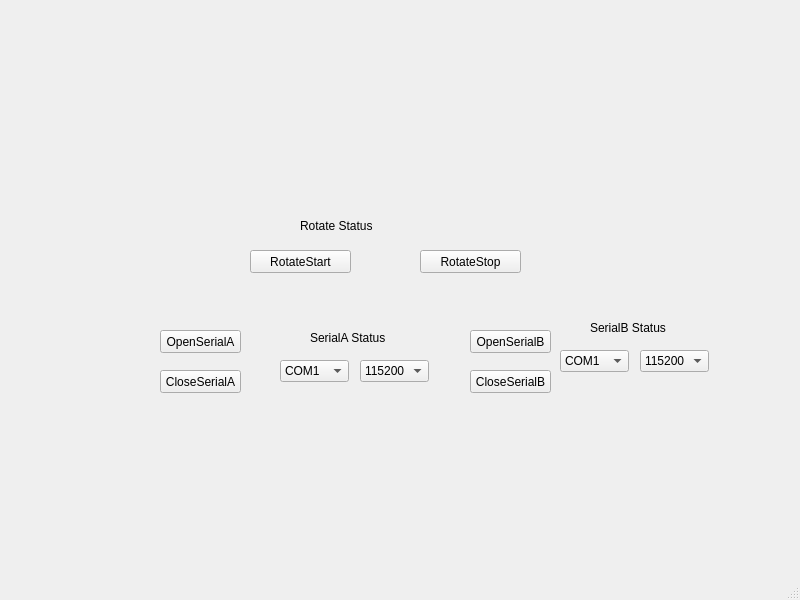
<?xml version="1.0" encoding="UTF-8"?>
<ui version="4.0">
 <class>MainWindow</class>
 <widget class="QMainWindow" name="MainWindow">
  <property name="geometry">
   <rect>
    <x>0</x>
    <y>0</y>
    <width>800</width>
    <height>600</height>
   </rect>
  </property>
  <property name="windowTitle">
   <string>MainWindow</string>
  </property>
  <widget class="QWidget" name="centralwidget">
   <widget class="QPushButton" name="openButtonA">
    <property name="geometry">
     <rect>
      <x>160</x>
      <y>330</y>
      <width>81</width>
      <height>23</height>
     </rect>
    </property>
    <property name="text">
     <string>OpenSerialA</string>
    </property>
   </widget>
   <widget class="QLabel" name="statusLabelA">
    <property name="geometry">
     <rect>
      <x>310</x>
      <y>330</y>
      <width>91</width>
      <height>16</height>
     </rect>
    </property>
    <property name="text">
     <string>SerialA Status</string>
    </property>
   </widget>
   <widget class="QLabel" name="statusLabelB">
    <property name="geometry">
     <rect>
      <x>590</x>
      <y>320</y>
      <width>81</width>
      <height>16</height>
     </rect>
    </property>
    <property name="text">
     <string>SerialB Status</string>
    </property>
   </widget>
   <widget class="QComboBox" name="portComboBoxA">
    <property name="geometry">
     <rect>
      <x>280</x>
      <y>360</y>
      <width>69</width>
      <height>22</height>
     </rect>
    </property>
    <item>
     <property name="text">
      <string>COM1</string>
     </property>
    </item>
    <item>
     <property name="text">
      <string>COM2</string>
     </property>
    </item>
    <item>
     <property name="text">
      <string>COM3</string>
     </property>
    </item>
    <item>
     <property name="text">
      <string>COM4</string>
     </property>
    </item>
    <item>
     <property name="text">
      <string>COM5</string>
     </property>
    </item>
   </widget>
   <widget class="QComboBox" name="baudComboBoxB">
    <property name="geometry">
     <rect>
      <x>640</x>
      <y>350</y>
      <width>69</width>
      <height>22</height>
     </rect>
    </property>
    <item>
     <property name="text">
      <string>115200</string>
     </property>
    </item>
    <item>
     <property name="text">
      <string>57600</string>
     </property>
    </item>
    <item>
     <property name="text">
      <string>38400</string>
     </property>
    </item>
    <item>
     <property name="text">
      <string>19200</string>
     </property>
    </item>
    <item>
     <property name="text">
      <string>9600</string>
     </property>
    </item>
    <item>
     <property name="text">
      <string>4800</string>
     </property>
    </item>
    <item>
     <property name="text">
      <string>2400</string>
     </property>
    </item>
    <item>
     <property name="text">
      <string>1200</string>
     </property>
    </item>
   </widget>
   <widget class="QPushButton" name="closeButtonA">
    <property name="geometry">
     <rect>
      <x>160</x>
      <y>370</y>
      <width>81</width>
      <height>23</height>
     </rect>
    </property>
    <property name="text">
     <string>CloseSerialA</string>
    </property>
   </widget>
   <widget class="QPushButton" name="closeButtonB">
    <property name="geometry">
     <rect>
      <x>470</x>
      <y>370</y>
      <width>81</width>
      <height>23</height>
     </rect>
    </property>
    <property name="text">
     <string>CloseSerialB</string>
    </property>
   </widget>
   <widget class="QPushButton" name="openButtonB">
    <property name="geometry">
     <rect>
      <x>470</x>
      <y>330</y>
      <width>81</width>
      <height>23</height>
     </rect>
    </property>
    <property name="text">
     <string>OpenSerialB</string>
    </property>
   </widget>
   <widget class="QComboBox" name="baudComboBoxA">
    <property name="geometry">
     <rect>
      <x>360</x>
      <y>360</y>
      <width>69</width>
      <height>22</height>
     </rect>
    </property>
    <item>
     <property name="text">
      <string>115200</string>
     </property>
    </item>
    <item>
     <property name="text">
      <string>57600</string>
     </property>
    </item>
    <item>
     <property name="text">
      <string>38400</string>
     </property>
    </item>
    <item>
     <property name="text">
      <string>19200</string>
     </property>
    </item>
    <item>
     <property name="text">
      <string>9600</string>
     </property>
    </item>
    <item>
     <property name="text">
      <string>4800</string>
     </property>
    </item>
    <item>
     <property name="text">
      <string>2400</string>
     </property>
    </item>
    <item>
     <property name="text">
      <string>1200</string>
     </property>
    </item>
   </widget>
   <widget class="QComboBox" name="portComboBoxB">
    <property name="geometry">
     <rect>
      <x>560</x>
      <y>350</y>
      <width>69</width>
      <height>22</height>
     </rect>
    </property>
    <item>
     <property name="text">
      <string>COM1</string>
     </property>
    </item>
    <item>
     <property name="text">
      <string>COM2</string>
     </property>
    </item>
    <item>
     <property name="text">
      <string>COM3</string>
     </property>
    </item>
    <item>
     <property name="text">
      <string>COM4</string>
     </property>
    </item>
    <item>
     <property name="text">
      <string>COM5</string>
     </property>
    </item>
   </widget>
   <widget class="QPushButton" name="rotateStartButton">
    <property name="geometry">
     <rect>
      <x>250</x>
      <y>250</y>
      <width>101</width>
      <height>23</height>
     </rect>
    </property>
    <property name="text">
     <string>RotateStart</string>
    </property>
   </widget>
   <widget class="QPushButton" name="rotateStopButton">
    <property name="geometry">
     <rect>
      <x>420</x>
      <y>250</y>
      <width>101</width>
      <height>23</height>
     </rect>
    </property>
    <property name="text">
     <string>RotateStop</string>
    </property>
   </widget>
   <widget class="QLabel" name="statusRotate">
    <property name="geometry">
     <rect>
      <x>300</x>
      <y>210</y>
      <width>191</width>
      <height>31</height>
     </rect>
    </property>
    <property name="text">
     <string>Rotate Status</string>
    </property>
   </widget>
  </widget>
  <widget class="QMenuBar" name="menubar">
   <property name="geometry">
    <rect>
     <x>0</x>
     <y>0</y>
     <width>800</width>
     <height>21</height>
    </rect>
   </property>
  </widget>
  <widget class="QStatusBar" name="statusbar"/>
 </widget>
 <resources/>
 <connections/>
</ui>
